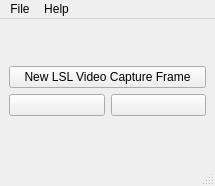
<?xml version="1.0" encoding="UTF-8"?>
<ui version="4.0">
 <class>MainWindow</class>
 <widget class="QMainWindow" name="MainWindow">
  <property name="geometry">
   <rect>
    <x>0</x>
    <y>0</y>
    <width>215</width>
    <height>186</height>
   </rect>
  </property>
  <property name="windowTitle">
   <string>Video Stream 2</string>
  </property>
  <widget class="QWidget" name="centralwidget">
   <layout class="QVBoxLayout" name="verticalLayout_3">
    <item>
     <layout class="QVBoxLayout" name="verticalLayout">
      <item>
       <widget class="QPushButton" name="pbNewFrame">
        <property name="toolTip">
         <string>Click to launch a new video capture instance.</string>
        </property>
        <property name="text">
         <string>New LSL Video Capture Frame</string>
        </property>
       </widget>
      </item>
      <item>
       <layout class="QHBoxLayout" name="horizontalLayout">
        <item>
         <widget class="QPushButton" name="pbStart">
          <property name="text">
           <string/>
          </property>
         </widget>
        </item>
        <item>
         <widget class="QPushButton" name="pbStop">
          <property name="text">
           <string/>
          </property>
         </widget>
        </item>
       </layout>
      </item>
     </layout>
    </item>
   </layout>
  </widget>
  <widget class="QMenuBar" name="menubar">
   <property name="geometry">
    <rect>
     <x>0</x>
     <y>0</y>
     <width>215</width>
     <height>21</height>
    </rect>
   </property>
   <widget class="QMenu" name="menuFile">
    <property name="title">
     <string>File</string>
    </property>
    <addaction name="actionLoadConfig"/>
    <addaction name="actionQuit"/>
   </widget>
   <widget class="QMenu" name="menuHelp">
    <property name="title">
     <string>Help</string>
    </property>
    <addaction name="actionComing_Soon"/>
   </widget>
   <addaction name="menuFile"/>
   <addaction name="menuHelp"/>
  </widget>
  <widget class="QStatusBar" name="statusbar"/>
  <action name="actionLoadConfig">
   <property name="text">
    <string>Load configuration...</string>
   </property>
  </action>
  <action name="actionQuit">
   <property name="text">
    <string>Quit</string>
   </property>
  </action>
  <action name="actionAbout">
   <property name="text">
    <string>About</string>
   </property>
  </action>
  <action name="actionComing_Soon">
   <property name="text">
    <string>Coming Soon... :-)</string>
   </property>
  </action>
 </widget>
 <resources/>
 <connections/>
</ui>
